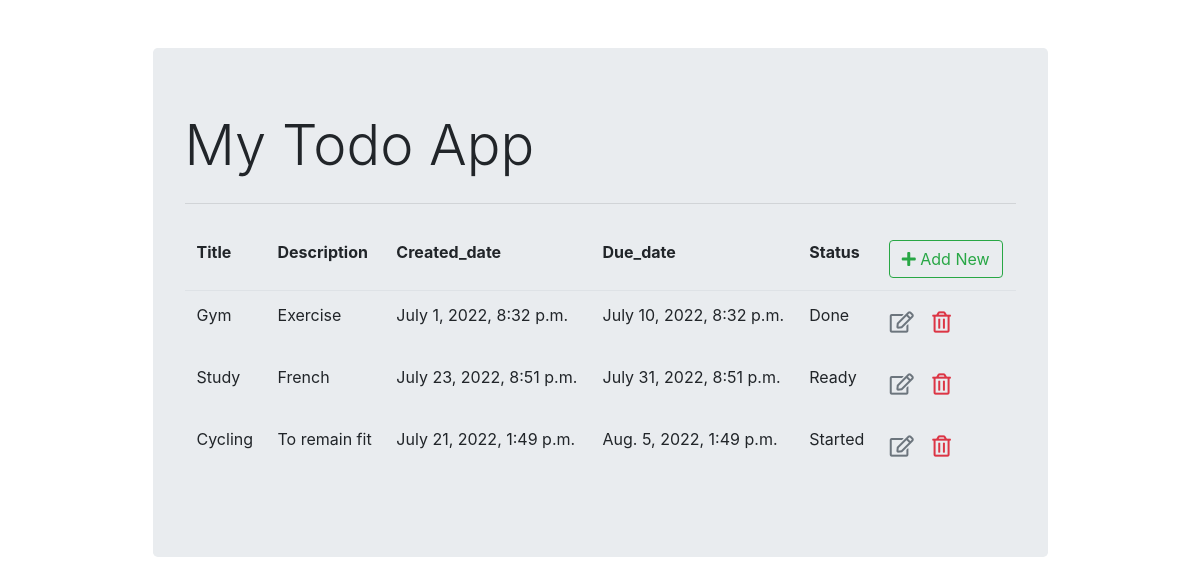
Page /todo_list/ on the committed database.
### mytodo/models.py (models this page shows)
class Post(models.Model):
    title = models.CharField(max_length=100)
    description = models.CharField(max_length =200)
    created_date = models.DateTimeField(default=timezone.now)
    due_date = models.DateTimeField(blank=True, null=True)
    status=models.CharField(max_length=100)

### mytodo/views.py (the view)
# urls.py: path('todo_list/',views.todo_list,name='todo_list')
def todo_list(request):
    tasks = Post.objects.all()
    return render(request,'mytodo/todo_list.html', {'tasks':tasks})

### mytodo/templates/mytodo/todo_list.html (shortened to what this page needs)
{% extends "mytodo/base.html" %}
{% block content %}
<table class="table table-borderless">
    <thead class="border-bottom font-weight-bold">
        <tr>
            <td>Title</td>
            <td>Description</td>
            <td>Created_date</td>
            <td>Due_date</td>
            <td>Status</td>
            <td>
                <a href="{% url 'activity_insert' %}" class="btn btn-outline-success">
                    <i class="fas fa-plus"></i> Add New
                </a>
            </td>
        </tr>
    </thead>
    <tbody>
        {% for activity in tasks %}
            <tr>
                <td>{{activity.title}}</td>
                <td>{{activity.description}}</td>
                <td>{{activity.created_date}}</td>
                <td>{{activity.due_date}}</td>
                <td>{{activity.status}}</td>
                <td>
                    <a href="{% url 'activity_update' title=activity.title %}" class="btn text-secondary px-0">
                        <i class="far fa-edit fa-lg"></i>
                    </a>
                    <form action="{% url 'activity_delete' title=activity.title %}" method="post" class="d-inline">
                        <button type="submit" class="btn">
                            <i class="far fa-trash-alt fa-lg text-danger float-right"></i>
                        </button>
                    </form>
                </td>
            </tr>
        {% endfor %}
    </tbody>
</table>
{% endblock content %}

### mytodo/templates/mytodo/base.html (shortened to what this page needs)
<!DOCTYPE html>
<html lang="en">
<head>
    <link rel="stylesheet" href="https://stackpath.bootstrapcdn.com/bootstrap/4.3.1/css/bootstrap.min.css"
>
    <link rel="stylesheet" href="https://cdnjs.cloudflare.com/ajax/libs/font-awesome/5.11.2/css/all.min.css">
</head>
<body>
    <div class="container">
        <div class="col-md-10 offset-md-1 mt-5">
            <div class="jumbotron">
                <h1 class="display-4">My Todo App</h1>
                <hr class="my-4" />
                {% block content %}
                {% endblock content %}
            </div>
        </div>
    </div>
</body>
</html>

### rows in the picture
Post: title "Gym", description "Exercise", created_date "July 1, 2022, 8:32 p.m.", due_date "July 10, 2022, 8:32 p.m.", status "Done"
Post: title "Study", description "French", created_date "July 23, 2022, 8:51 p.m.", due_date "July 31, 2022, 8:51 p.m.", status "Ready"
Post: title "Cycling", description "To remain fit", created_date "July 21, 2022, 1:49 p.m.", due_date "Aug. 5, 2022, 1:49 p.m.", status "Started"
